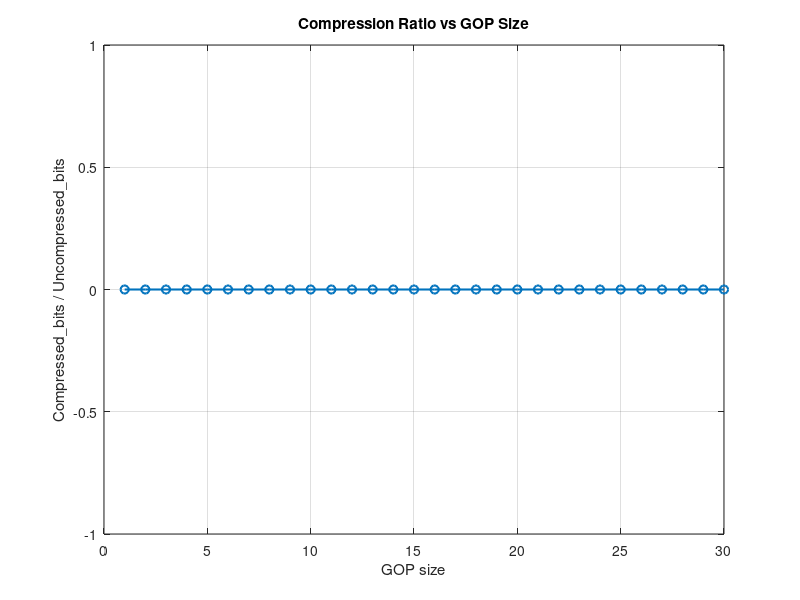

MATLAB code to generate this figure:
% Added the path of functions
addpath('./functions');

input_folder      = '../video_data/';
frame_files       = dir(fullfile(input_folder, '*.jpg'));
num_frames        = length(frame_files);

% Uncompressed video size in bits: 480 x 360 pixels x 24 bits x 120 frames
uncompressed_bits = 480 * 360 * 24 * 120;
% Test GOP sizes from 1 to 30
gops = 1:30;
% Stores bit sizes for each GOP
compressed_bits = zeros(size(gops));

for idx = 1:numel(gops)
    gop = gops(idx);
    % Output file name according to gop.
    outname = sprintf('result_gop%02d.bin', gop);
    fid = fopen(outname, 'w');
    prev_mb = [];

    for frame_idx = 1:num_frames
        % Reads frame and divide into macroblocks
        frame    = double(imread(fullfile(input_folder, frame_files(frame_idx).name)));
        mb_cells = frame_to_mb(frame);

        % Determines I-frame or P-frame
        is_iframe = mod(frame_idx-1, gop) == 0;
        fwrite(fid, is_iframe, 'uint8');

        % Compresses each  MB and channel
        for i = 1:45
            for j = 1:60
                block = mb_cells{i,j};
                if is_iframe
                    % Direct compression
                    [rle, len] = compress_block(block);
                else
                    % Residual for P-frame
                    residual   = block - prev_mb{i,j};
                    [rle, len] = compress_block(residual);
                end
                for ch = 1:3
                    fwrite(fid, len(ch),    'int16');
                    fwrite(fid, rle{ch},    'int16');
                end
            end
        end
        % Updates reference for next frame
        prev_mb = mb_cells;
    end

    fclose(fid);

    % Calculate total compressed size in bits
    info = dir(outname);
    compressed_bits(idx) = info.bytes * 8;
end

% Computes and plots compression ratio
ratio = compressed_bits ./ uncompressed_bits;

figure;
plot(gops, ratio, '-o', 'LineWidth', 1.5);
xlabel('GOP size');
ylabel('Compressed\_bits / Uncompressed\_bits');
title('Compression Ratio vs GOP Size');
grid on;
